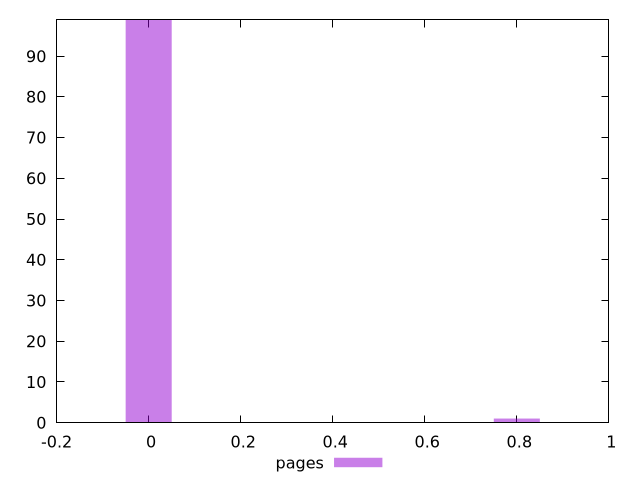

This chart was generated by the following gnuplot code:
$_pages <<EOF
0 99
0.8 1
EOF
set key outside below
set terminal pngcairo
set output "report_00005_2020-11-02T22-26-11.212Z/uses-webp-images/pages//hist.png"
set yrange [0:99]
set boxwidth 0.1
set style fill transparent solid 0.5 noborder
plot $_pages title "pages" with boxes ,
